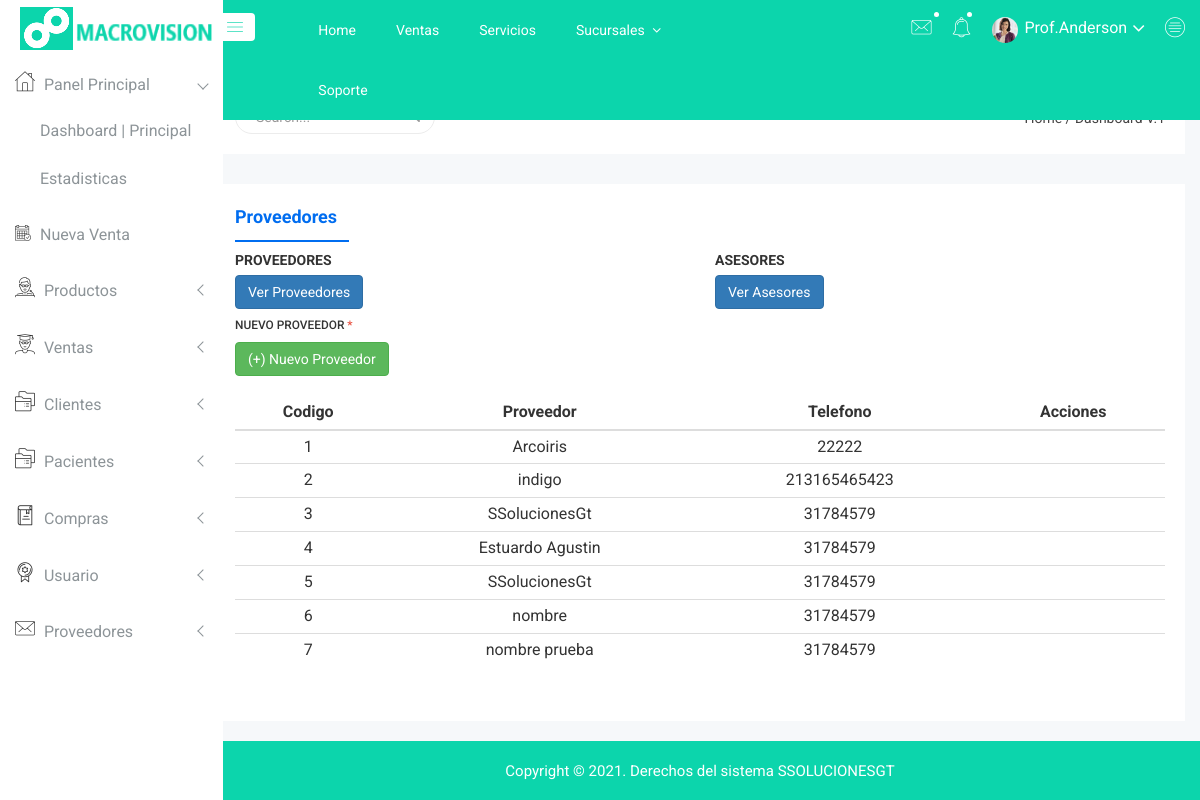
Page /6Proveedores.php on the committed database.
### tables this page shows
CREATE TABLE `proveedor` (
  `idProveedor` int(11) NOT NULL,
  `nombreProveedor` varchar(150) DEFAULT NULL,
  `razonProveedor` varchar(150) DEFAULT NULL,
  `nitProveedor` varchar(45) DEFAULT NULL,
  `direccionProveedor` varchar(75) DEFAULT NULL,
  `ciudadProveedor` varchar(75) DEFAULT NULL,
  `paisProveedor` varchar(75) DEFAULT NULL,
  `correoProveedor` varchar(75) DEFAULT NULL,
  `telefonoProveedor` varchar(25) DEFAULT NULL,
  `telefono2Proveedor` varchar(25) DEFAULT NULL,
  `descripcionProveedor` varchar(150) DEFAULT NULL,
  `Empresa_idEmpresa` int(10) UNSIGNED NOT NULL
);

### 6Proveedores.php (the view, shortened to what this page needs)
<?php
   include('menus/menuizq.php');
   include("config/testconexion.php");
?>
<!doctype html>
<html class="no-js" lang="en">
<head>
    <link rel="stylesheet" href="css/bootstrap.min.css">
    <link rel="stylesheet" href="css/font-awesome.min.css">
    <link rel="stylesheet" href="css/owl.carousel.css">
    <link rel="stylesheet" href="css/owl.theme.css">
    <link rel="stylesheet" href="css/owl.transitions.css">
    <link rel="stylesheet" href="css/animate.css">
    <link rel="stylesheet" href="css/normalize.css">
    <link rel="stylesheet" href="css/meanmenu.min.css">
    <link rel="stylesheet" href="css/main.css">
    <link rel="stylesheet" href="css/form/all-type-forms.css">
    <link rel="stylesheet" href="css/educate-custon-icon.css">
    <link rel="stylesheet" href="css/morrisjs/morris.css">
    <link rel="stylesheet" href="css/dropzone/dropzone.css">
    <link rel="stylesheet" href="css/scrollbar/jquery.mCustomScrollbar.min.css">
    <link rel="stylesheet" href="css/metisMenu/metisMenu.min.css">
    <link rel="stylesheet" href="css/metisMenu/metisMenu-vertical.css">
    <link rel="stylesheet" href="css/calendar/fullcalendar.min.css">
    <link rel="stylesheet" href="css/calendar/fullcalendar.print.min.css">
    <link rel="stylesheet" href="style.css">
    <link rel="stylesheet" href="css/responsive.css">
    <link rel="stylesheet" href="css/modals.css">
</head>
<body>
    <div class="all-content-wrapper">
        <div class="container-fluid">
            <div class="row">
                <div class="col-lg-12 col-md-12 col-sm-12 col-xs-12">
                    <div class="logo-pro">
                        <a href="index.html"><img class="main-logo" src="img/logo/logo.png" alt="" /></a>
                    </div>
                </div>
            </div>
        </div>
        <?php
              include('menus/menusup.php');
        ?>
        <div class="single-pro-review-area mt-t-30 mg-b-15">
            <div class="container-fluid">
                <div class="row">
                    <div class="col-lg-12 col-md-12 col-sm-12 col-xs-12">
                        <div class="product-payment-inner-st">
                            <ul id="myTabedu1" class="tab-review-design">
                                <li class="active"><a href="#description">Proveedores</a></li>
                            </ul>
                            <div id="myTabContent" class="tab-content custom-product-edit">
                            <form class="form-horizontal" method="post" id="formProveedores" name="formProveedores">
                                  <div id="stepFormContent">
                                    <div id="bloqueMantSueldo" class="active">
                                      <div class="row">
                                        <div class="col-md-6">
                                          <div class="js-form-message mb-6">
                                              <label class="main-sparkline12-hd">
                                                PROVEEDORES
                                              </label>
                                              <div class="js-focus-state input-group form">
                                              <button type="button" class="btn btn-custon-rounded-three btn-primary" name="verProveedore" id="verProveedore">Ver Proveedores</button>
                                              </div>
                                          </div>
                                        </div>
                                        <div class="col-md-6">
                                          <div class="js-form-message mb-6">
                                              <label class="main-sparkline12-hd">
                                                ASESORES
                                              </label>
                                              <div class="js-focus-state input-group form">
                                              <button type="button" class="btn btn-custon-rounded-two btn-primary" name="verAsesores" id="verAsesores">Ver Asesores</button>
                                              </div>
                                          </div>
                                        </div>
                                      </div>
                                      <div class="row" id="divProveedores" style="display: block">
                                          <div id="myTabContent" class="col-lg-12 col-md-12 col-sm-12 col-xs-12 responsive-mode tab-content-center table-responsive-md justify-center" >
                                              <div class="row">
                                                <div class="col-md-4">
                                                  <div class="js-form-message mb-6">
                                                      <label class="h6 small d-block text-uppercase">
                                                        Nuevo Proveedor
                                                        <span class="text-danger">*</span>
                                                      </label>
                                                      <div class="js-focus-state input-group form">
                                                      <button type="button" class="btn btn-custon-rounded-three btn-success" name="nuevoProveedor" id="nuevoProveedor">(+) Nuevo Proveedor</button>
                                                      </div>
                                                  </div>
                                                </div>
                                              </div>
                                              <br>
                                             <table class="table  table-condensed table-hover table-responsive-md  justify-center " id="tablaProveedores">
                                                <thead >
                                                    <tr class="bgcolor btn-facebook">
                                                        <th class="text-center">Codigo</th>
                                                        <th class="text-center">Proveedor</th>
                                                        <th class="text-center">Telefono</th>
                                                        <th class="text-center">Acciones</th>
                                                      </tr>
                                                </thead>
                                                <tbody>
                                                  <?php
                                                  $query_select = mysqli_query($conexionbd,"SELECT * FROM proveedor;");
                                                  $num_rows = mysqli_num_rows($query_select);
                                                  ?>
                                                  <?php
                                                    if ($num_rows > 0) {
                                                          while ($row = mysqli_fetch_assoc($query_select)) {
                                                      ?>
                                                              <tr>
                                                              <td class="text-center"><?php echo $row['idProveedor']?></td>
                                                              <td class="text-center"><?php echo $row['nombreProveedor']?></td>
                                                              <td class="text-center"><?php echo $row['telefonoProveedor']?></td>
                                                              <td class="text-center"> </td>
                                                              </tr>
                                                      <?php }
                                                      }else{
                                                          echo "notData";
                                                      }
                                                    ?>
                                                </tbody>
                                              </table>
                                            </div>
                                      </div>
                                   </div>
                                </div>
                            </form>
                            </div>
                        </div>
                    </div>
                </div>
            </div>
        </div>
       <?php
        include('menus/footer.php');
       ?>
    </div>
    <link rel="stylesheet" type="text/css" href="https://cdn.datatables.net/v/bs4/dt-1.10.22/datatables.min.css"/>
</body>
</html>

### css/main.css (style rules this page uses)
html { color: #222; font-size: 1em; line-height: 1.4; }

### rows in the picture
proveedor: idProveedor "1", nombreProveedor "Arcoiris", telefonoProveedor "22222"
proveedor: idProveedor "2", nombreProveedor "indigo", telefonoProveedor "213165465423"
proveedor: idProveedor "3", nombreProveedor "SSolucionesGt", telefonoProveedor "31784579"
proveedor: idProveedor "4", nombreProveedor "Estuardo Agustin", telefonoProveedor "31784579"
proveedor: idProveedor "5", nombreProveedor "SSolucionesGt", telefonoProveedor "31784579"
proveedor: idProveedor "6", nombreProveedor "nombre", telefonoProveedor "31784579"
proveedor: idProveedor "7", nombreProveedor "nombre prueba", telefonoProveedor "31784579"
